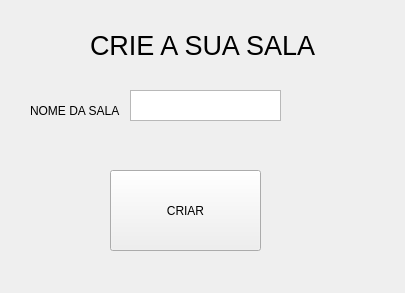
<?xml version="1.0" encoding="UTF-8"?>
<ui version="4.0">
 <class>CriarSala</class>
 <widget class="QWidget" name="CriarSala">
  <property name="geometry">
   <rect>
    <x>0</x>
    <y>0</y>
    <width>405</width>
    <height>293</height>
   </rect>
  </property>
  <property name="windowTitle">
   <string>Form</string>
  </property>
  <widget class="QPushButton" name="pushButton">
   <property name="geometry">
    <rect>
     <x>110</x>
     <y>170</y>
     <width>151</width>
     <height>81</height>
    </rect>
   </property>
   <property name="text">
    <string>CRIAR</string>
   </property>
  </widget>
  <widget class="QLabel" name="label">
   <property name="geometry">
    <rect>
     <x>30</x>
     <y>90</y>
     <width>101</width>
     <height>41</height>
    </rect>
   </property>
   <property name="text">
    <string>NOME DA SALA</string>
   </property>
  </widget>
  <widget class="QTextEdit" name="textEdit">
   <property name="geometry">
    <rect>
     <x>130</x>
     <y>90</y>
     <width>151</width>
     <height>31</height>
    </rect>
   </property>
  </widget>
  <widget class="QLabel" name="label_2">
   <property name="geometry">
    <rect>
     <x>90</x>
     <y>30</y>
     <width>241</width>
     <height>31</height>
    </rect>
   </property>
   <property name="font">
    <font>
     <pointsize>20</pointsize>
    </font>
   </property>
   <property name="text">
    <string>CRIE A SUA SALA</string>
   </property>
  </widget>
 </widget>
 <resources/>
 <connections/>
</ui>
